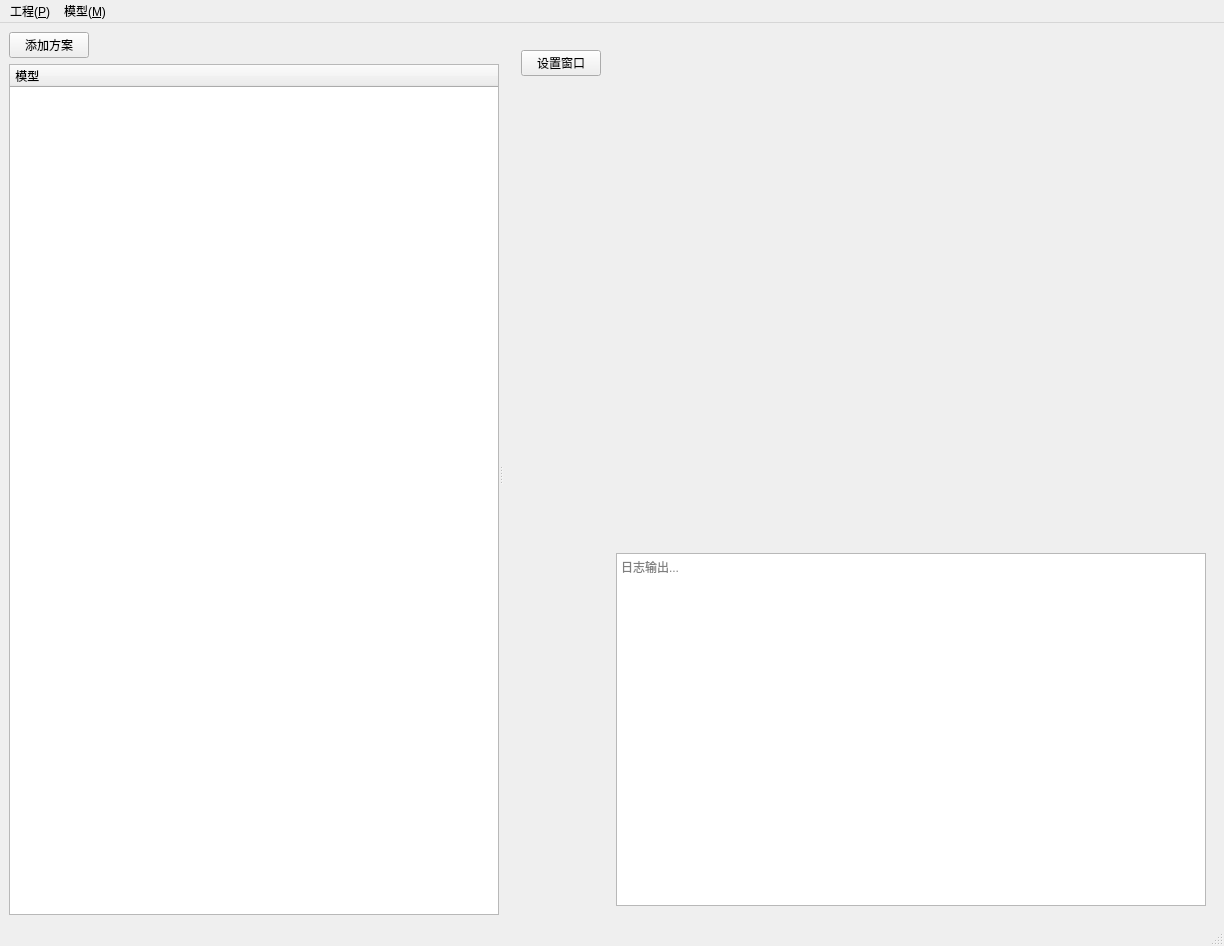
<?xml version="1.0" encoding="UTF-8"?>
<ui version="4.0">
 <class>MainWindow</class>
 <widget class="QMainWindow" name="MainWindow">
  <property name="geometry">
   <rect>
    <x>0</x>
    <y>0</y>
    <width>1224</width>
    <height>946</height>
   </rect>
  </property>
  <property name="acceptDrops">
   <bool>false</bool>
  </property>
  <property name="windowTitle">
   <string>柔性仿真软件</string>
  </property>
  <widget class="QWidget" name="centralwidget">
   <layout class="QVBoxLayout" name="verticalLayout_4">
    <item>
     <widget class="QSplitter" name="splitter">
      <property name="orientation">
       <enum>Qt::Horizontal</enum>
      </property>
      <widget class="QWidget" name="widget" native="true">
       <layout class="QVBoxLayout" name="verticalLayout">
        <item>
         <layout class="QHBoxLayout" name="horizontalLayout">
          <item>
           <widget class="QPushButton" name="showPlanPushButton">
            <property name="text">
             <string>添加方案</string>
            </property>
           </widget>
          </item>
          <item>
           <spacer name="horizontalSpacer">
            <property name="orientation">
             <enum>Qt::Horizontal</enum>
            </property>
            <property name="sizeHint" stdset="0">
             <size>
              <width>40</width>
              <height>20</height>
             </size>
            </property>
           </spacer>
          </item>
         </layout>
        </item>
        <item>
         <widget class="QTreeWidget" name="treeModels">
          <property name="minimumSize">
           <size>
            <width>260</width>
            <height>0</height>
           </size>
          </property>
          <property name="headerHidden">
           <bool>false</bool>
          </property>
          <column>
           <property name="text">
            <string> 模型</string>
           </property>
          </column>
         </widget>
        </item>
       </layout>
      </widget>
      <widget class="QStackedWidget" name="stackedWidget">
       <property name="currentIndex">
        <number>1</number>
       </property>
       <widget class="QWidget" name="planPage">
        <layout class="QGridLayout" name="gridLayout_2"/>
       </widget>
       <widget class="QWidget" name="MainPage">
        <layout class="QGridLayout" name="gridLayout">
         <item row="1" column="3">
          <widget class="QWidget" name="vtkWidget" native="true">
           <property name="minimumSize">
            <size>
             <width>0</width>
             <height>500</height>
            </size>
           </property>
          </widget>
         </item>
         <item row="0" column="1" rowspan="3">
          <widget class="QWidget" name="widget_3" native="true">
           <layout class="QVBoxLayout" name="verticalLayout_2">
            <item>
             <widget class="QPushButton" name="pushButton_7">
              <property name="text">
               <string>设置窗口</string>
              </property>
             </widget>
            </item>
            <item>
             <widget class="QWidget" name="widget_2" native="true">
              <layout class="QVBoxLayout" name="verticalLayout_3">
               <item>
                <layout class="QVBoxLayout" name="vizLayout">
                 <item>
                  <widget class="QWidget" name="settingWidget" native="true"/>
                 </item>
                </layout>
               </item>
              </layout>
             </widget>
            </item>
           </layout>
          </widget>
         </item>
         <item row="2" column="3">
          <widget class="QPlainTextEdit" name="logTextEdit">
           <property name="readOnly">
            <bool>true</bool>
           </property>
           <property name="placeholderText">
            <string>日志输出...</string>
           </property>
          </widget>
         </item>
        </layout>
       </widget>
      </widget>
     </widget>
    </item>
   </layout>
  </widget>
  <widget class="QMenuBar" name="menubar">
   <property name="geometry">
    <rect>
     <x>0</x>
     <y>0</y>
     <width>1224</width>
     <height>30</height>
    </rect>
   </property>
   <widget class="QMenu" name="menuProject">
    <property name="title">
     <string>工程(&amp;P)</string>
    </property>
   </widget>
   <widget class="QMenu" name="menuModel">
    <property name="title">
     <string>模型(&amp;M)</string>
    </property>
   </widget>
   <addaction name="menuProject"/>
   <addaction name="menuModel"/>
  </widget>
  <widget class="QStatusBar" name="statusbar"/>
 </widget>
 <resources/>
 <connections/>
</ui>
